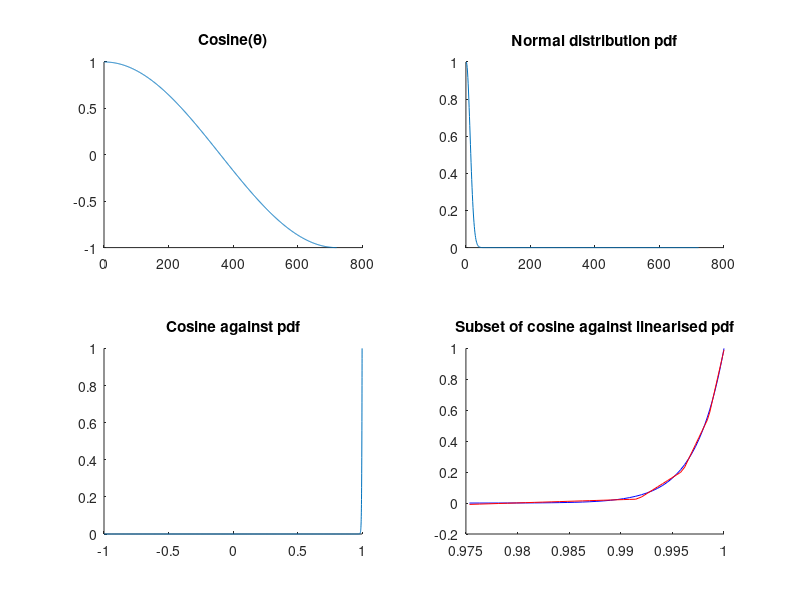

Write the MATLAB code that produced this figure.
close all
clear all

tic
d = 0:0.25:180;					% Interval in degrees
r = d*(pi/180);					% Convert degrees to radians
mu = 0;						% Mean of normal distribution
s = 3;						% Standard deviation in degrees
y = 1/sqrt(2*pi*s^2)*exp(-((d - mu).^2)/(2*s^2));	% Gaussian pdf
y = y*(1/max(y));					% Normalise
x = cos(r);					% Cosine of interval
e = 1e-4;

% Find interesting interval
i = 1;
while (y(i)<e)
	i = i + 1;
end
ilower = i;
i = size(y, 2);
while (y(i)<e)
	i = i - 1;
end
iupper = i;

%% Brute force optimal solution
xs = x(ilower:iupper);
ys = y(ilower:iupper);
g = zeros(size(ys));	% Allocate memory
ilen = iupper - ilower + 1;
i = [0 0 0];
e = 1e10;
c = zeros(4, 2);
for i1 = 1:ilen-3
	c(1, :) = polyfit(xs(1:i1),ys(1:i1), 1);
	g(1:i1) = c(1, 1)*xs(1:i1) + c(1, 2);
	for i2 = i1+1:ilen-2
		c(2, :) = polyfit(xs(i1+1:i2),ys(i1+1:i2), 1);
		g(i1+1:i2) = c(2, 1)*xs(i1+1:i2) + c(2, 2);
		for i3 = i2+1:ilen-1
			c(3, :) = polyfit(xs(i2+1:i3),ys(i2+1:i3), 1);
			g(i2+1:i3) = c(3, 1)*xs(i2+1:i3) + c(3, 2);
			c(4, :) = polyfit(xs(i3+1:ilen),ys(i3+1:ilen), 1);
			g(i3+1:ilen) = c(4, 1)*xs(i3+1:ilen) + c(4, 2);
			t = sum((g - ys).^2);
			if (t<e)
				yc = g;
				e = t;
				i = [i1 i2 i3];
			end
		end
	end
end
toc
cosine_cutoff = [x(ilower) xs(i1) xs(i2) xs(i3) x(iupper + 1)];
cosine_cutoff_12_20 = int32(cosine_cutoff * 2^20)
c_12_20 = int32(c * 2^20)

figure
subplot(2, 2, 1)
hold on
title('Cosine(\theta)')
plot(x)
hold off

subplot(2, 2, 2)
hold on
title('Normal distribution pdf')
plot(y)
hold off

subplot(2, 2, 3)
hold on
title('Cosine against pdf')
plot(x, y)
hold off

subplot(2, 2, 4)
hold on
title('Subset of cosine against linearised pdf')
plot(xs, ys, 'b-')
plot(xs, yc, 'r-')
hold off

%print('linearised_penalty_function.png', '-dpng')
